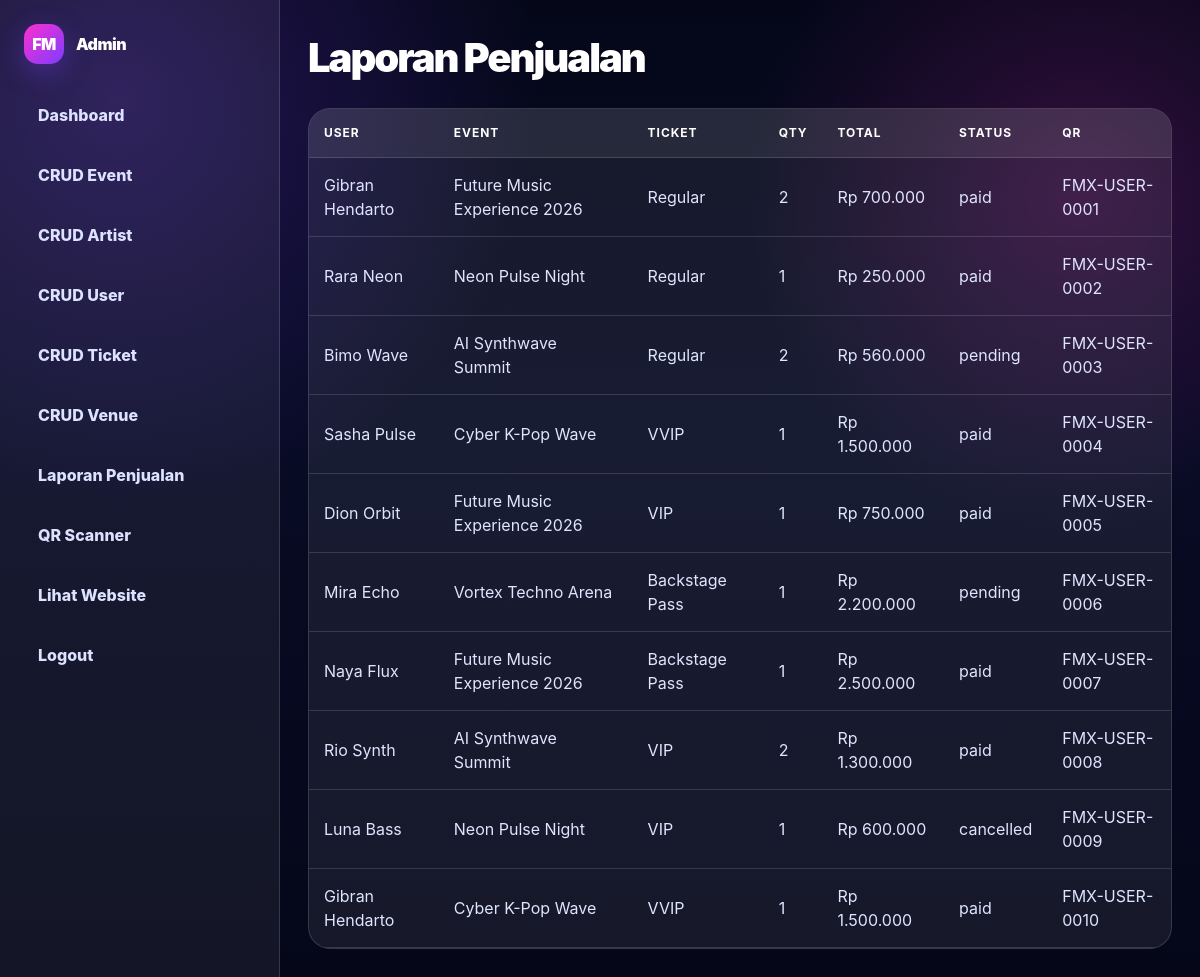
Page /admin/purchases.php (signed in) on the committed database.
### tables this page shows
CREATE TABLE purchases (
    id_purchase INT AUTO_INCREMENT PRIMARY KEY,
    id_user INT NOT NULL,
    id_event INT NOT NULL,
    id_ticket INT NOT NULL,
    quantity INT NOT NULL,
    total_price DECIMAL(12,2) NOT NULL,
    buyer_name VARCHAR(120) NOT NULL,
    buyer_email VARCHAR(150) NOT NULL,
    status ENUM('pending','paid','cancelled') NOT NULL DEFAULT 'pending',
    qr_code VARCHAR(80) NOT NULL,
    created_at TIMESTAMP DEFAULT CURRENT_TIMESTAMP,
    CONSTRAINT fk_purchase_user FOREIGN KEY (id_user) REFERENCES users(id_user)
    ON UPDATE CASCADE ON DELETE CASCADE,
    CONSTRAINT fk_purchase_event FOREIGN KEY (id_event) REFERENCES events(id_event)
    ON UPDATE CASCADE ON DELETE CASCADE,
    CONSTRAINT fk_purchase_ticket FOREIGN KEY (id_ticket) REFERENCES ticket_types(id_ticket)
    ON UPDATE CASCADE ON DELETE RESTRICT
);

CREATE TABLE users (
    id_user INT AUTO_INCREMENT PRIMARY KEY,
    name VARCHAR(120) NOT NULL,
    email VARCHAR(150) NOT NULL UNIQUE,
    password VARCHAR(255) NOT NULL,
    role ENUM('admin','user') NOT NULL DEFAULT 'user',
    membership ENUM('Free','Neon','Galaxy','Legend') NOT NULL DEFAULT 'Free',
    phone VARCHAR(30) NULL,
    created_at TIMESTAMP DEFAULT CURRENT_TIMESTAMP
);

CREATE TABLE events (
    id_event INT AUTO_INCREMENT PRIMARY KEY,
    id_venue INT NOT NULL,
    title VARCHAR(180) NOT NULL,
    slug VARCHAR(180) NOT NULL UNIQUE,
    description TEXT NOT NULL,
    event_date DATE NOT NULL,
    start_time TIME NOT NULL,
    category VARCHAR(80) NOT NULL,
    status ENUM('upcoming','popular','featured','completed') NOT NULL DEFAULT 'upcoming',
    image_url VARCHAR(255) NOT NULL,
    video_url VARCHAR(255) NULL,
    seat_total INT NOT NULL DEFAULT 1000,
    seat_available INT NOT NULL DEFAULT 1000,
    created_at TIMESTAMP DEFAULT CURRENT_TIMESTAMP,
    CONSTRAINT fk_events_venue FOREIGN KEY (id_venue) REFERENCES venues(id_venue)
    ON UPDATE CASCADE ON DELETE RESTRICT
);

CREATE TABLE ticket_types (
    id_ticket INT AUTO_INCREMENT PRIMARY KEY,
    id_event INT NOT NULL,
    ticket_name ENUM('Regular','VIP','VVIP','Backstage Pass') NOT NULL,
    price DECIMAL(12,2) NOT NULL,
    quota INT NOT NULL,
    sold INT NOT NULL DEFAULT 0,
    benefits TEXT NOT NULL,
    CONSTRAINT fk_ticket_event FOREIGN KEY (id_event) REFERENCES events(id_event)
    ON UPDATE CASCADE ON DELETE CASCADE
);

### config/database.php (called while the page is built, shortened)
<?php
$DB_HOST = 'localhost';
$DB_USER = 'root';
$DB_PASS = '';
$DB_NAME = 'future_music_db';
$conn = mysqli_connect($DB_HOST, $DB_USER, $DB_PASS, $DB_NAME);
mysqli_set_charset($conn, 'utf8mb4');
function e($value) {
    return htmlspecialchars((string)$value, ENT_QUOTES, 'UTF-8');
}
function rupiah($number) {
    return 'Rp ' . number_format((float)$number, 0, ',', '.');
}
function db_all($sql) {
    global $conn;
    $q = mysqli_query($conn, $sql);
    $rows = [];
    if ($q) {
        while ($row = mysqli_fetch_assoc($q)) $rows[] = $row;
    }
    return $rows;
}
?>

### admin/purchases.php (the view, shortened to what this page needs)
<?php
include '../config/database.php';
$rows=db_all("SELECT p.*,u.name,e.title,t.ticket_name FROM purchases p JOIN users u ON p.id_user=u.id_user JOIN events e ON p.id_event=e.id_event JOIN ticket_types t ON p.id_ticket=t.id_ticket ORDER BY p.created_at DESC");
include '../includes/admin_header.php';
?>
<h1 class="admin-title">Laporan Penjualan</h1>
<div class="table-wrap"><table><thead><tr><th>User</th><th>Event</th><th>Ticket</th><th>Qty</th><th>Total</th><th>Status</th><th>QR</th></tr></thead><tbody><?php foreach($rows as $r): ?><tr><td><?= e($r['name']); ?></td><td><?= e($r['title']); ?></td><td><?= e($r['ticket_name']); ?></td><td><?= (int)$r['quantity']; ?></td><td><?= rupiah($r['total_price']); ?></td><td><?= e($r['status']); ?></td><td><?= e($r['qr_code']); ?></td></tr><?php endforeach; ?></tbody></table></div>
<?php include '../includes/admin_footer.php'; ?>

### assets/css/style.css (style rules this page uses)
:root { --dark:#06091f; --dark2:#080b2a; --panel:rgba(255,255,255,.07); --panel2:rgba(255,255,255,.11); --line:rgba(255,255,255,.14); --white:#ffffff; --muted:#aab2d5; --pink:#ff2fd0; --purple:#7c3cff; --cyan:#47e5ff; --blue:#101a4d; --shadow:0 24px 80px rgba(0,0,0,.35); }
* { box-sizing:border-box }
html { scroll-behavior:smooth }
body { margin:0; font-family:Inter,ui-sans-serif,system-ui,-apple-system,BlinkMacSystemFont,"Segoe UI",sans-serif; color:var(--white); background: radial-gradient(circle at 10% 10%, rgba(124,60,255,.25), transparent 30%), radial-gradient(circle at 90% 20%, rgba(255,47,208,.18), transparent 25%), linear-gradient(180deg,#050719 0%,#070b24 45%,#050719 100%); min-height:100vh; }
.table-wrap { overflow:auto;border:1px solid var(--line);border-radius:22px;background:rgba(255,255,255,.07) }
table { width:100%;border-collapse:collapse;min-width:760px }
th,td { padding:15px;border-bottom:1px solid var(--line);text-align:left }
th { color:#fff;font-size:12px;text-transform:uppercase;letter-spacing:.08em;background:rgba(255,255,255,.07) }
td { color:#dfe4ff }
.admin-title { font-size:40px;font-weight:1000;letter-spacing:-.05em;margin-bottom:20px }

### rows in the picture
purchases: id_user.name "Gibran Hendarto", id_event.title "Future Music Experience 2026", id_ticket.ticket_name "Regular", quantity "2", total_price "Rp 700.000", status "paid", qr_code "FMX-USER-0001"
purchases: id_user.name "Rara Neon", id_event.title "Neon Pulse Night", id_ticket.ticket_name "Regular", quantity "1", total_price "Rp 250.000", status "paid", qr_code "FMX-USER-0002"
purchases: id_user.name "Bimo Wave", id_event.title "AI Synthwave Summit", id_ticket.ticket_name "Regular", quantity "2", total_price "Rp 560.000", status "pending", qr_code "FMX-USER-0003"
purchases: id_user.name "Sasha Pulse", id_event.title "Cyber K-Pop Wave", id_ticket.ticket_name "VVIP", quantity "1", total_price "Rp 1.500.000", status "paid", qr_code "FMX-USER-0004"
purchases: id_user.name "Dion Orbit", id_event.title "Future Music Experience 2026", id_ticket.ticket_name "VIP", quantity "1", total_price "Rp 750.000", status "paid", qr_code "FMX-USER-0005"
purchases: id_user.name "Mira Echo", id_event.title "Vortex Techno Arena", id_ticket.ticket_name "Backstage Pass", quantity "1", total_price "Rp 2.200.000", status "pending", qr_code "FMX-USER-0006"
purchases: id_user.name "Naya Flux", id_event.title "Future Music Experience 2026", id_ticket.ticket_name "Backstage Pass", quantity "1", total_price "Rp 2.500.000", status "paid", qr_code "FMX-USER-0007"
purchases: id_user.name "Rio Synth", id_event.title "AI Synthwave Summit", id_ticket.ticket_name "VIP", quantity "2", total_price "Rp 1.300.000", status "paid", qr_code "FMX-USER-0008"
purchases: id_user.name "Luna Bass", id_event.title "Neon Pulse Night", id_ticket.ticket_name "VIP", quantity "1", total_price "Rp 600.000", status "cancelled", qr_code "FMX-USER-0009"
purchases: id_user.name "Gibran Hendarto", id_event.title "Cyber K-Pop Wave", id_ticket.ticket_name "VVIP", quantity "1", total_price "Rp 1.500.000", status "paid", qr_code "FMX-USER-0010"
